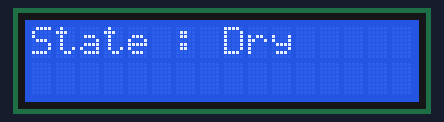
Recording of a sketch running on a simulated Arduino Uno, built with avr-gcc and run on an emulated ATmega328P. Parts: 16×2 character LCD.

Above: at 0.2 s.
At 3.2 s:
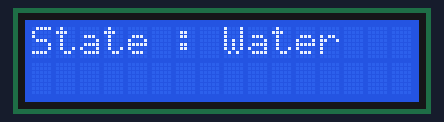
At 6.3 s:
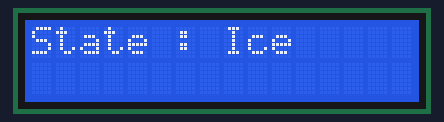

The sketch:

sketch_oct25a.ino
```cpp
#include <Wire.h>
#include <LiquidCrystal_I2C.h>


LiquidCrystal_I2C lcd(0x27,16,2);  // set the LCD address to 0x27 for a 16 chars and 2 line display
int state = 0;

void setup()
{
  Serial.begin(9600);
  lcd.init();                      // initialize the lcd
  // Print a message to the LCD.
  lcd.backlight();
  lcd.setCursor(0,0);
  lcd.print("waiting");
}

void loop()
{


  if (state == 0){ //
    lcd.init();
    lcd.setCursor(0,0);
    lcd.print("State : Dry");
  }else if(state ==1){//
    lcd.setCursor(0,0);
    lcd.print("State : Water");
  }else if(state ==2){ //
    lcd.init();
    lcd.setCursor(0,0);
    lcd.print("State : Ice");
  }

  state++;
  delay(3000);
  if(state==3) state = 0;

}
```

Measured:
- by itself, everything shown: repeats every 9.2 s, in 3 steps
- what the display in image 0 shows lasts 3.1 s, from 0.1 s to 3.2 s
- what the display in image 1 shows lasts 3.0 s, from 3.2 s to 6.2 s
